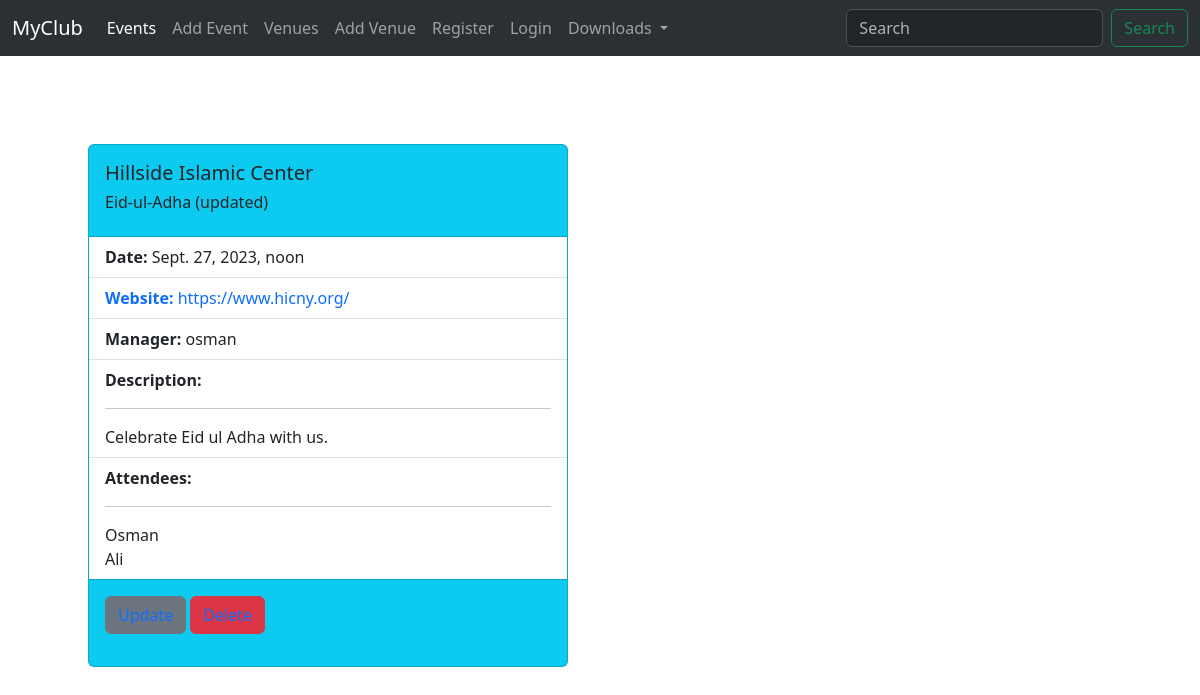
Screenshot of /event_detail/1/ with the database file from the repository.
### events/models.py (models this page shows, shortened)
class Event(models.Model):
    name = models.CharField('Event Name', max_length=100)
    event_date = models.DateTimeField('Event Date')
    venue = models.ForeignKey(Venue, blank=True, on_delete=models.CASCADE)
    manager = models.ForeignKey(User, null=True, blank=True, on_delete=models.SET_NULL)
    description = models.TextField(blank=True)
    attendees = models.ManyToManyField(MyClubUser, blank=True)

class Venue(models.Model):
    name = models.CharField('Venue Name', max_length=120)
    address = models.CharField(max_length=150)
    zip_code = models.CharField('Zip Code', max_length=10)
    phone = models.CharField('Contact Phone', max_length=15)
    web = models.URLField('Website Address')
    email_address = models.EmailField('Email Address')

class MyClubUser(models.Model):
    first_name = models.CharField(max_length=50)
    last_name = models.CharField(max_length=50)
    email = models.EmailField('User Email')

### events/views.py (the view)
# urls.py: path('event_detail/<event_id>/', views.event_detail, name='event_detail'),
def event_detail(request, event_id):
    event = Event.objects.get(pk=event_id)
    return render(request, 'events/event_detail.html', {
        'event': event,
    })

### events/templates/events/event_detail.html
 {% extends "events/event_list.html" %}
 {% block content %}
 <div class='d-flex flex-row p-4 m-5 '>
    <div class="card bg-info m-3" style="width: 30rem;">
        <div class="card-body">
        <h5 class="card-title">{{event.venue.name}}</h5>
        <h6 class='card-title'>{{event.name}}</h6>
        </div>
        <ul class="list-group list-group-flush">
        <li class="list-group-item"><strong>Date:</strong> {{event.event_date}}</li>
        <li class="list-group-item"><a class='text-decoration-none' href='{{event.venue.web}}' target='_blank'><strong>Website:</strong> {{event.venue.web}}</a></li>
        <li class="list-group-item"><strong>Manager:</strong> {{event.manager}}</li>
        <li class="list-group-item"><strong>Description: </strong><hr>
                {{event.description}}</li>
        <li class="list-group-item">
            <strong>Attendees:</strong><hr>
            {% for attendee in event.attendees.all %}
            {{attendee.first_name}}<br>
            {% endfor %}
            </li>
        </ul>
        <div class="card-body">
            <p class="btn btn-secondary "><a class='text-decoration-none' href='{% url "update_event" event.id %}'>Update</a></p>
            <p class="btn btn-danger"><a class='text-decoration-none' href='{% url "delete_event" event.id %}'>Delete</a></p>
        </div>
    </div>
</div>
 {% endblock %}

### rows the page displays
Event: venue.name "Hillside Islamic Center", name "Eid-ul-Adha (updated)", event_date "Sept. 27, 2023, noon", venue.web "https://www.hicny.org/", manager "osman", description "Celebrate Eid ul Adha with us."
MyClubUser: first_name "Osman"
MyClubUser: first_name "Ali"
